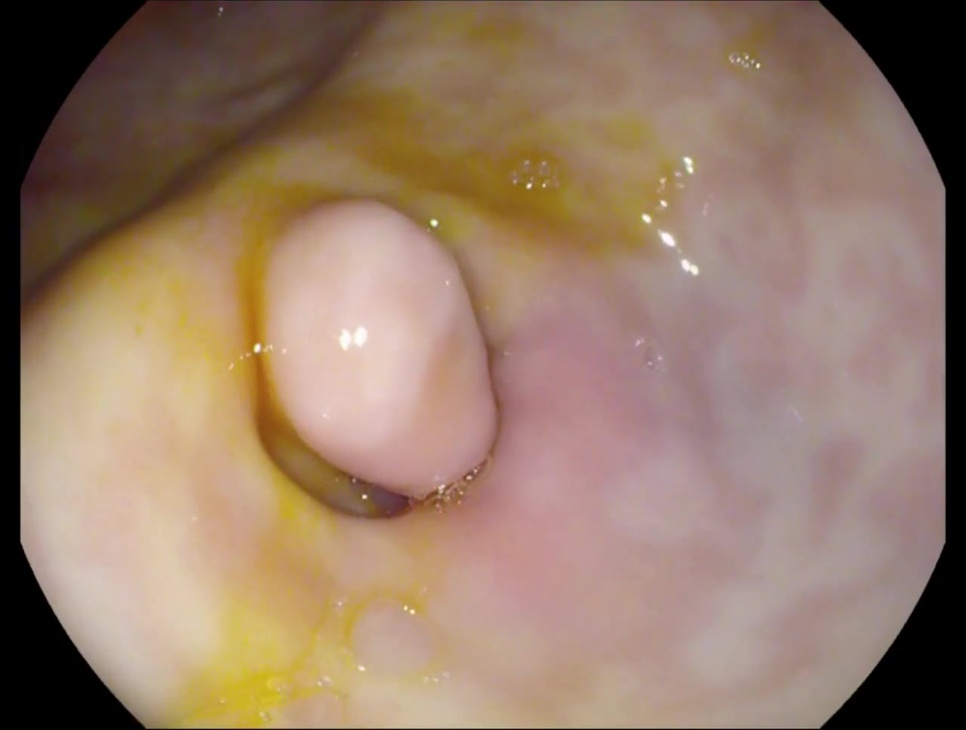
#> input picture frame1.jpg, 966 x 730 px, shrunk from 1280 x 968 before the run
$ python -i weak_detect.py   (imports and definitions only)
#> lines starting #> are read from the running program, lines starting #| are printed output that depends on the picture; after the words box and inside, x2 and y2 are one past the last pixel; in counts of white or black regions, pixels touching at a corner belong together
import cv2
import numpy as np
from skimage.restoration import denoise_wavelet
from skimage.segmentation import flood
import matplotlib.pyplot as plt
import datetime

def reflection_enhance(norm_img):
    ''' Enhance image to improve specular reflection contrast from other parts of image'''

    hsv = cv2.cvtColor(norm_img, cv2.COLOR_RGB2HSV)
    s = hsv[:, :, 1]
    for i in range(3):
        norm_img[:, :, i] = (1 - s) * norm_img[:, :, i]
    return norm_img


def histogram_denoise(grayscale):
    '''Reduce noise to prevent variations confused with bumps associated with specular reflections'''

    hist = cv2.calcHist(images=[grayscale], channels=[0], mask=None, histSize=[256], ranges=[0, 1])
    denoised_hist = denoise_wavelet(hist, wavelet_levels=1, method="VisuShrink", channel_axis=1)
    # # show histogram
    # plt.plot(denoised_hist)
    # plt.show()

    return denoised_hist


def find_specular_bump_threshold(w):
    '''Find location of beginning of specular bump'''
    w2 = np.gradient(w, axis=0)
    w2 = thresholding(w2)
    w3 = np.gradient(w2, axis=0)
    w3 = thresholding(w3)
    threshold = np.where(w3 > 0)[0][-1]
    return threshold


def thresholding(w):
    '''Helper method for find_specular_bump_threshold'''
    for i in range(256):
        w[i, 0] = 0 if w[i, 0] <= 0 else 1
    return w

def run_weak_detect(img):
    '''Run weak detection algorithm'''

    # step 1: reflection enhancement
    normalized_img = np.float32(cv2.normalize(img.astype('float'), None, 0.0, 1.0, cv2.NORM_MINMAX))
    enhanced = reflection_enhance(normalized_img)
    # [7 lines of commented-out code are left out]
    enhanced_gray = cv2.cvtColor(enhanced, cv2.COLOR_RGB2GRAY)
    denoised_hist = histogram_denoise(enhanced_gray)
    # [7 lines of commented-out code are left out]
    threshold = find_specular_bump_threshold(denoised_hist)

    # step 4: Specular Lobe Detection
    specular_spike_mask = np.array((enhanced_gray * 255 >= threshold).astype(int), dtype=np.uint8)
    pix = np.array(np.where(specular_spike_mask == 1))
    size = pix.shape[1]

    # instead of using a kernel, use flood fill with tolerance to fill decreasing gradient from central spike
    # Establish first mask to build off of
    a = pix[0, 0]
    b = pix[1, 0]
    tol = 0.25
    primary_mask = np.array(flood(enhanced_gray * 1.01, (a, b), tolerance=tol).astype(int), dtype=np.uint8)
    for i in range(1, pix.shape[1]):
        a = pix[0, i]
        b = pix[1, i]
        new_mask = np.array(flood(enhanced_gray * 1.01, (a, b), tolerance=tol).astype(int), dtype=np.uint8)
        primary_mask[new_mask > 0] = 1

    # [9 lines of commented-out code are left out]

    return img, primary_mask

>>> import cv2
>>> picture = cv2.cvtColor(cv2.imread('frame1.jpg'), cv2.COLOR_BGR2RGB)
>>> result = run_weak_detect(picture)
#> in reflection_enhance, `hsv = cv2.cvtColor(norm_img, cv2.COLOR_RGB2HSV)`: hsv: shape (730, 966, 3) float32; mean H, S, V 57.4, 0.3, 0.6
#> in reflection_enhance, `s = hsv[:, :, 1]`:
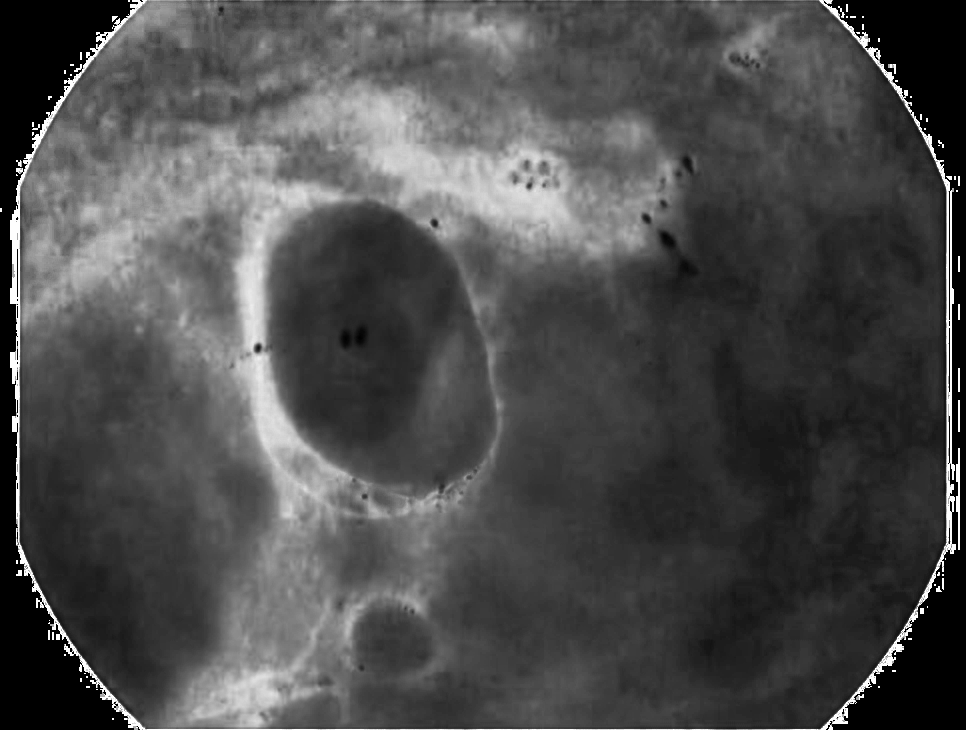
#> s: shape (730, 966) float32; min 0, max 1, mean 0.301
#> after the loop in reflection_enhance, `for i in range(3):`:
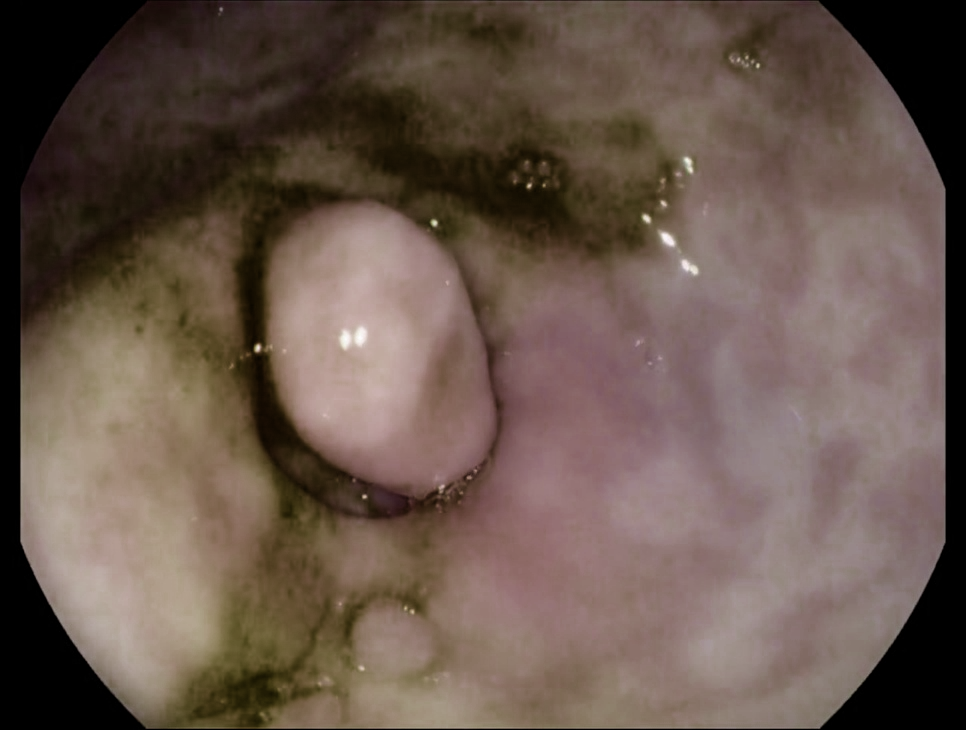
#> norm_img: shape (730, 966, 3) float32; mean R, G, B 0.408, 0.341, 0.3
#> in run_weak_detect, `enhanced_gray = cv2.cvtColor(enhanced, cv2.COLOR_RGB2GRAY)`:
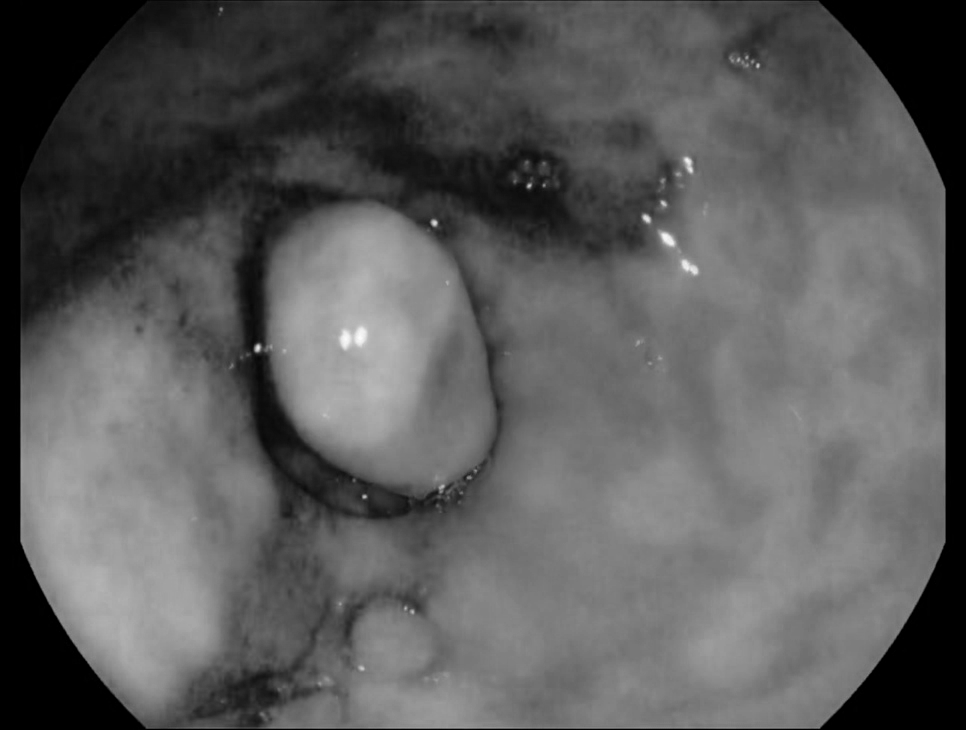
#> enhanced_gray: shape (730, 966) float32; min 0, max 0.996, mean 0.356
#> in histogram_denoise, `hist = cv2.calcHist(images=[grayscale], channels=[0], mask=None, histS..`: hist = 256 values, max 66666 at index 0, min 0 at index 253, mean 2754.6
#> in histogram_denoise, `denoised_hist = denoise_wavelet(hist, wavelet_levels=1, method="VisuSh..`: denoised_hist = 256 values, max 66473.4 at index 0, min 0.5 at index 254, mean 2754.6
#> in find_specular_bump_threshold, `w2 = np.gradient(w, axis=0)`: w2 = 256 values, max 528.2 at index 106, min -64237.9 at index 0, mean -385.1
#> after the loop in thresholding, `for i in range(256):`: w = 256 values, max 1 at index 7, min 0 at index 0, mean 0.469
#> in find_specular_bump_threshold, `w2 = thresholding(w2)`: w2 has the same summary as w in thresholding
#> in find_specular_bump_threshold, `w3 = np.gradient(w2, axis=0)`: w3 = 256 values, max 0.5 at index 6, min -0.5 at index 26, mean 0
#> in find_specular_bump_threshold, `w3 = thresholding(w3)`: w3 = 256 values, max 1 at index 6, min 0 at index 0, mean 0.195
#> in find_specular_bump_threshold, `threshold = np.where(w3 > 0)[0][-1]`: threshold = 249
#> in run_weak_detect, `specular_spike_mask = np.array((enhanced_gray * 255 >= threshold).asty..`:
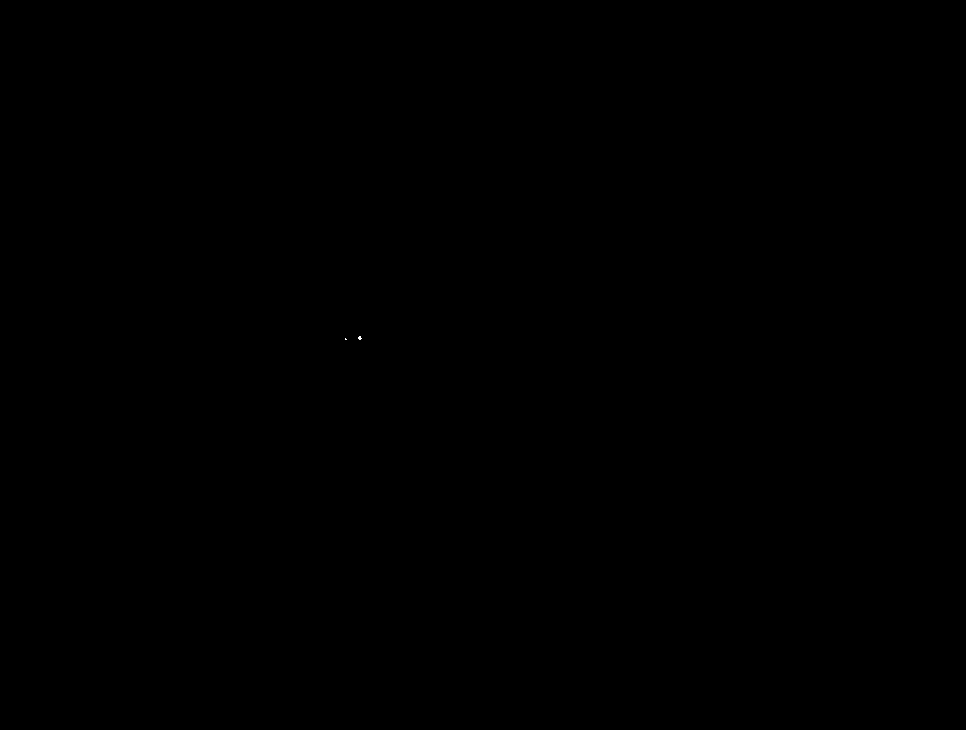
#> specular_spike_mask: shape (730, 966); values 0 (black) and 1 (white), 0% white in thin lines or dots, all inside (x1, y1, x2, y2) = (345, 336, 362, 340)
#> in run_weak_detect, `a = pix[0, 0]`: a = 336
#> in run_weak_detect, `b = pix[1, 0]`: b = 359
#> in run_weak_detect, `primary_mask = np.array(flood(enhanced_gray * 1.01, (a, b), tolerance=..`: primary_mask: shape (730, 966); values 0 (black) and 1 (white), 0.08% white; 1 white region, box (x1, y1, x2, y2) and area: (339, 324, 369, 350) 542
#> the loop in run_weak_detect, `for i in range(1, pix.shape[1]):` made 13 passes
#> (a, b) on passes 1 to 12: (336, 360), (337, 358), (337, 359), (337, 360), (338, 345), (338, 358), (338, 359), (338, 360), (338, 361), (339, 345), (339, 346), (339, 359)

$ run again, on frame2.jpg
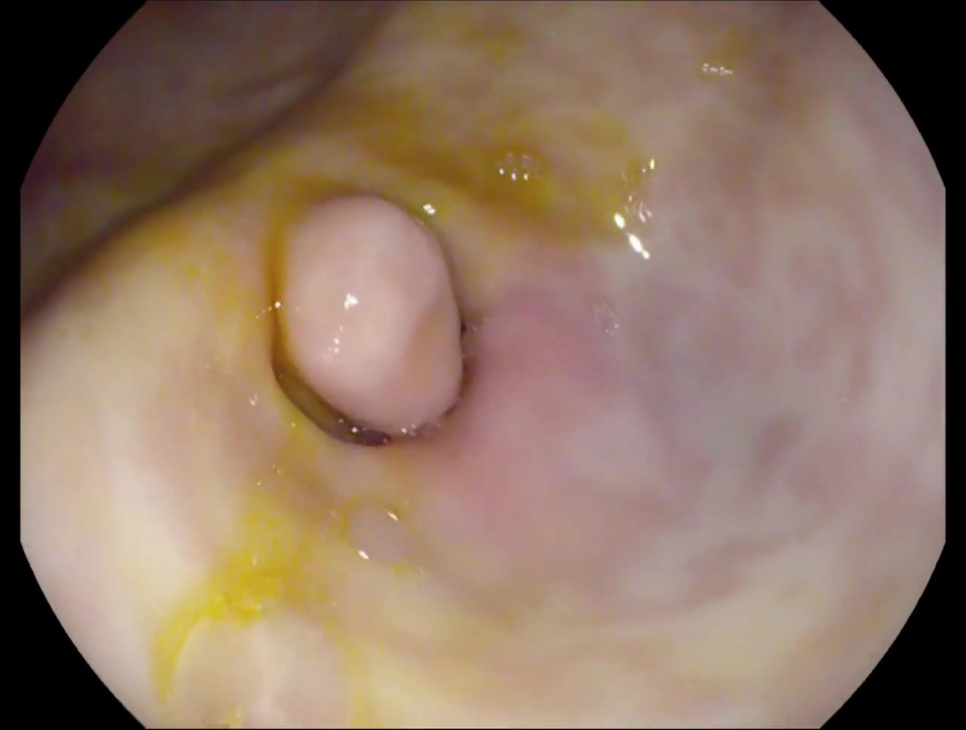
#> input picture frame2.jpg, 966 x 730 px, shrunk from 1280 x 968 before the run
#> hsv: shape (730, 966, 3) float32; mean H, S, V 52.5, 0.3, 0.6
#> after the loop in reflection_enhance, `for i in range(3):`:
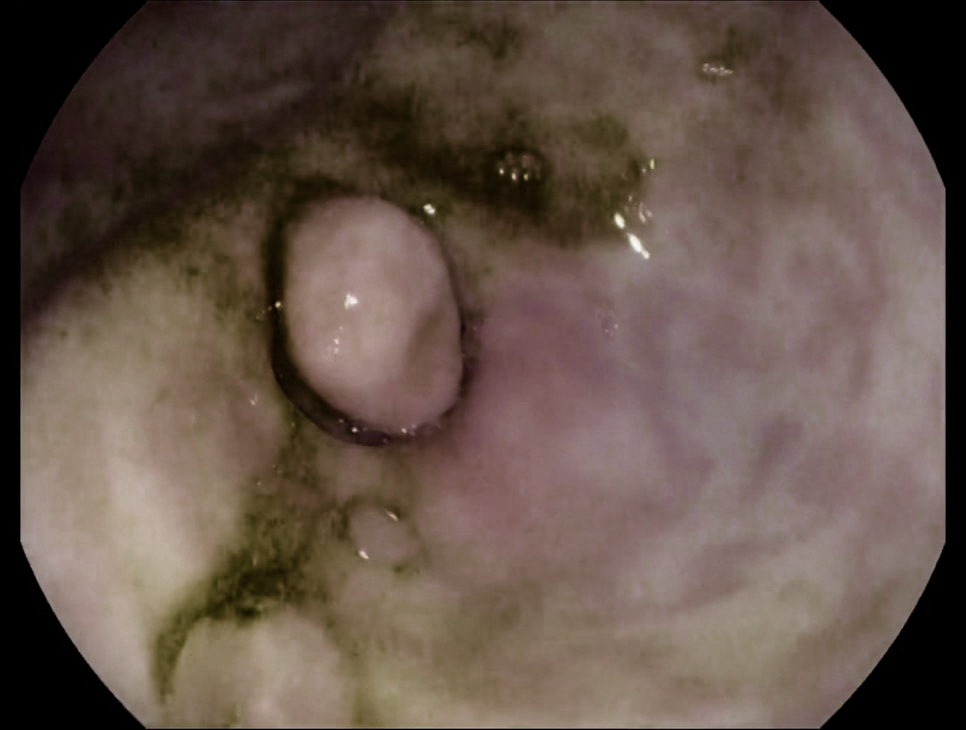
#> norm_img: shape (730, 966, 3) float32; mean R, G, B 0.394, 0.33, 0.29
#> in run_weak_detect, `enhanced_gray = cv2.cvtColor(enhanced, cv2.COLOR_RGB2GRAY)`:
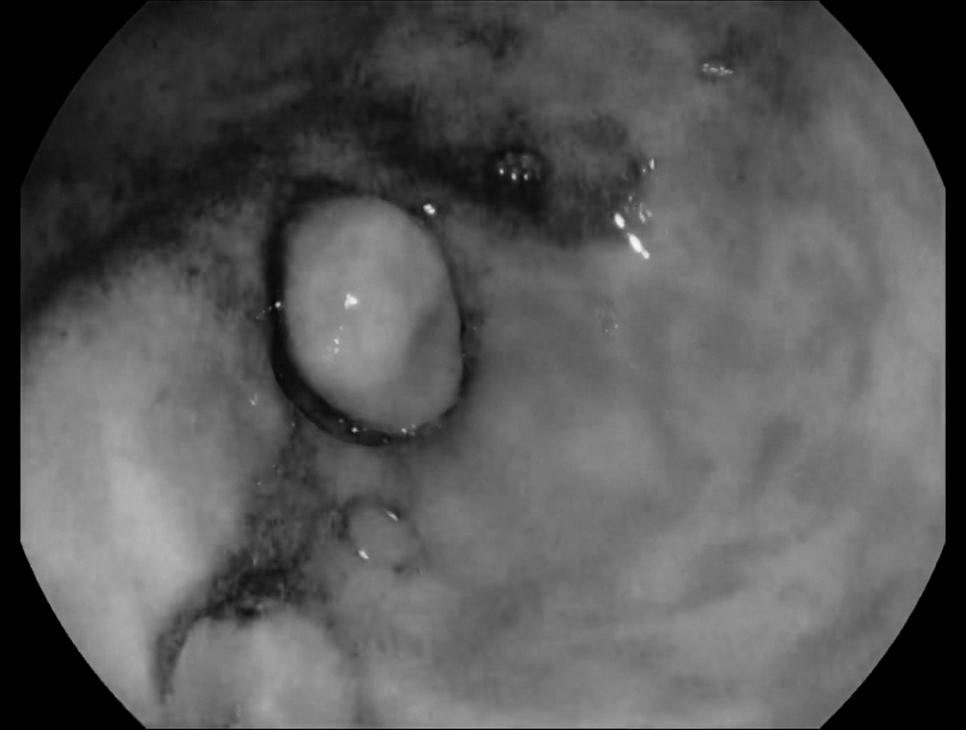
#> enhanced_gray: shape (730, 966) float32; min 0, max 0.968, mean 0.345
#> hist = 256 values, max 66597 at index 0, min 0 at index 248, mean 2754.6
#> in histogram_denoise, `denoised_hist = denoise_wavelet(hist, wavelet_levels=1, method="VisuSh..`: denoised_hist = 256 values, max 66434.1 at index 0, min 0 at index 248, mean 2754.6
#> in find_specular_bump_threshold, `w2 = np.gradient(w, axis=0)`: w2 = 256 values, max 845.5 at index 111, min -64308.1 at index 0, mean -385.1
#> after the loop in thresholding, `for i in range(256):`: w = 256 values, max 1 at index 9, min 0 at index 0, mean 0.457
#> in find_specular_bump_threshold, `w2 = thresholding(w2)`: w2 has the same summary as w in thresholding
#> in find_specular_bump_threshold, `w3 = np.gradient(w2, axis=0)`: w3 = 256 values, max 0.5 at index 8, min -0.5 at index 34, mean 0
#> in find_specular_bump_threshold, `w3 = thresholding(w3)`: w3 = 256 values, max 1 at index 8, min 0 at index 0, mean 0.168
#> in find_specular_bump_threshold, `threshold = np.where(w3 > 0)[0][-1]`: threshold = 245
#> specular_spike_mask: shape (730, 966); values 0 (black) and 1 (white), 0% white in thin lines or dots, all inside (x1, y1, x2, y2) = (619, 221, 638, 248)
#> in run_weak_detect, `a = pix[0, 0]`: a = 221
#> in run_weak_detect, `b = pix[1, 0]`: b = 619
#> the loop in run_weak_detect, `for i in range(1, pix.shape[1]):` made 9 passes
#> (a, b) on passes 1 to 8: (243, 634), (243, 635), (244, 634), (244, 635), (244, 637), (246, 635), (246, 636), (247, 636)
